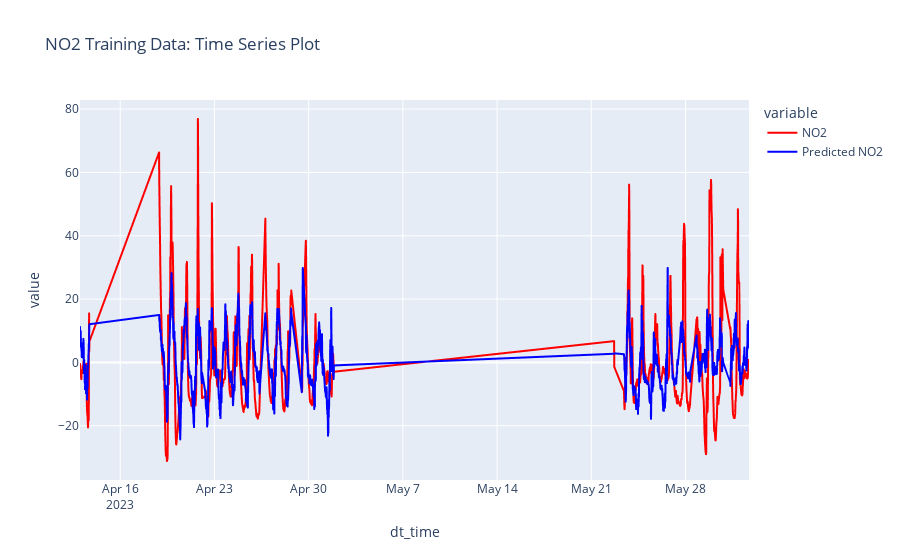

The cell this chart's notebook holds for it:
### Code cell
#NO2: Time Series
y_pred_trainNO2 = pd.DataFrame(y_pred_trainNO2, columns = ['Predicted NO2'])
dt_time = training_setNO2['dt_time']
df_timeseriesNO2training = pd.concat([y_pred_trainNO2.reset_index(), dt_time.reset_index(), y_trainNO2.reset_index()], axis=1)
px.line(df_timeseriesNO2training, x='dt_time', y = ['NO2', 'Predicted NO2'], 
        labels = {'x': 'Date', 'y': 'NO2'}, title = 'NO2 Training Data: Time Series Plot', color_discrete_sequence = ['red', 'blue'])

### Figure 1 — Plotly figure (JSON) as saved in the notebook; plotly's stock layout.template omitted (floating-point values rounded to 4 significant figures; data arrays with more than 128 entries replaced by an {"elided": "..."} marker saying what was removed)
{"data": [{"hovertemplate": "variable=NO2<br>dt_time=%{x}<br>value=%{y}<extra></extra>", "legendgroup": "NO2", "line": {"color": "red", "dash": "solid"}, "marker": {"symbol": "circle"}, "mode": "lines", "name": "NO2", "showlegend": true, "type": "scattergl", "x": {"elided": "1878 str values"}, "xaxis": "x", "y": {"elided": "1878 float values"}, "yaxis": "y"}, {"hovertemplate": "variable=Predicted NO2<br>dt_time=%{x}<br>value=%{y}<extra></extra>", "legendgroup": "Predicted NO2", "line": {"color": "blue", "dash": "solid"}, "marker": {"symbol": "circle"}, "mode": "lines", "name": "Predicted NO2", "showlegend": true, "type": "scattergl", "x": {"elided": "1878 str values"}, "xaxis": "x", "y": {"elided": "1878 float values"}, "yaxis": "y"}], "layout": {"legend": {"title": {"text": "variable"}, "tracegroupgap": 0}, "title": {"text": "NO2 Training Data: Time Series Plot"}, "xaxis": {"anchor": "y", "domain": [0, 1], "title": {"text": "dt_time"}}, "yaxis": {"anchor": "x", "domain": [0, 1], "title": {"text": "value"}}}}
